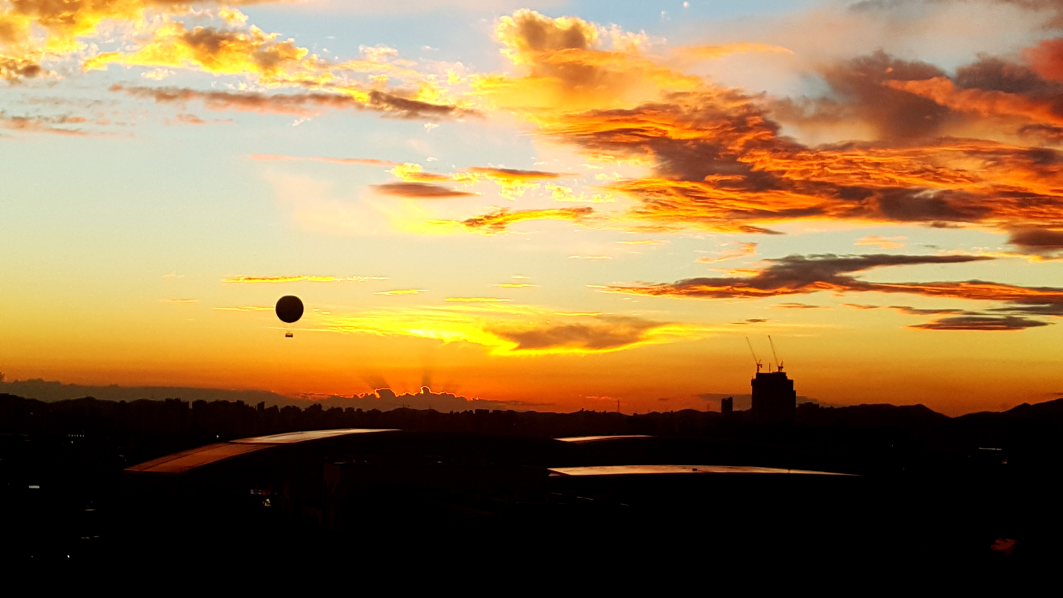
#> input picture assets/photos/20160828_190752.jpg, 5312 x 2988 px (shown at 1/5 size); its folder holds only this picture in this run
$ python fm.py ../../../assets/photos/20160828_190752.jpg
#> lines starting #> are read from the running program, lines starting #| are printed output that depends on the picture; after the words box and inside, x2 and y2 are one past the last pixel; in counts of white or black regions, pixels touching at a corner belong together
#!/usr/bin/env python3
"""
RULER-flow 측면(렌더·사진) 지표 — §130. numpy + PIL 만 씁니다(scipy 없음).

수학은 설계 때 쓴 시제품(scratch flowmetrics/fm.py)과 **같습니다**(함수 본문을 옮기기만 함) — 사진 사분위를
이 파일로 다시 재어 photo-flow-quartiles.json 에 이 파일의 sha256 과 함께 굳힙니다. 수학을 고치면 해시가 바뀌고
사분위도 다시 재야 합니다(RULER-flow.md 에 해시 기록).

입력: 하늘 자른 그림을 폭 320 으로 줄여(box) 선형 휘도 L 로. 구름 마스크는 사진 = NRBR(metrics.js 규칙),
렌더 = volsky `out:'both'` 의 <name>.alpha.png ≥ 0.15, 박명 = Otsu(어두운 쪽이 구름).

쓰는 법(폴더 README.md):
  fm.py path[:y0:y1[:x0:x1]][@nrbr|alpha|dark] ...          낱장(JSON 한 줄씩)
  fm.py --photos [--root REPO] [--out photo-flow-quartiles.json]  사진 7종 사분위 + 사진 자체 실패 수 사분위
  fm.py --renders DIR [--out renders.json] [--top 0.78] [--glob 'C*_*_*.png']
                                                             volsky 출력(<cand>_<scene>_<az>.png + .alpha.png)
  fm.py --gate photo-flow-quartiles.json cand.json [--ref c0.json] [--out gate.json]
                                                             ○/× 표 + 불만 군별 실패 수(RULER-flow.md §5.2·§5.6)
"""
import sys, os, json, math, glob, hashlib, datetime
import numpy as np
from PIL import Image
from collections import deque

W0 = 320

# ───────── 그림 읽기 ─────────
def srgb_to_lin(c):
    c = c / 255.0
    return np.where(c <= 0.04045, c / 12.92, ((c + 0.055) / 1.055) ** 2.4)

def load_crop(path, y0=0.0, y1=1.0, x0=0.0, x1=1.0, alpha_path=None):
    im = Image.open(path).convert('RGBA')
    Wi, Hi = im.size
    box = (int(Wi * x0), int(Hi * y0), int(Wi * x1), int(Hi * y1))
    im = im.crop(box)
    h = max(16, round(im.size[1] * W0 / im.size[0]))
    im = im.resize((W0, h), Image.BOX)
    a = np.asarray(im).astype(np.float64)
    rgb = a[..., :3]
    alpha = None
    if alpha_path:
        al = Image.open(alpha_path).convert('L').crop(box).resize((W0, h), Image.BOX)
        alpha = np.asarray(al).astype(np.float64) / 255.0
    return rgb, alpha

def luminance(rgb):
    lin = srgb_to_lin(rgb)
    L = 0.2126 * lin[..., 0] + 0.7152 * lin[..., 1] + 0.0722 * lin[..., 2]
    return L, lin

def cloud_mask(rgb, lin, L, alpha=None, mode='nrbr'):
    """mode: 'nrbr' (metrics.js 규칙), 'alpha' (렌더 불투명도 ≥ 0.15), 'dark' (logL Otsu, 어두운 쪽 = 구름 — 박명)."""
    if mode == 'alpha' and alpha is not None:
        return alpha >= 0.15, False
    if mode == 'dark':
        x = np.log(np.maximum(L, 1e-5)).ravel()
        hist, edges = np.histogram(x, bins=128)
        c = edges[:-1] + np.diff(edges) / 2
        w1 = np.cumsum(hist); w2 = w1[-1] - w1
        m1 = np.cumsum(hist * c) / np.maximum(w1, 1); m2 = (np.cumsum((hist * c)[::-1])[::-1]) / np.maximum(w2, 1)
        between = w1[:-1] * w2[:-1] * (m1[:-1] - m2[:-1]) ** 2
        t = c[np.argmax(between)]
        return (np.log(np.maximum(L, 1e-5)) < t), False
    r, b = lin[..., 0], lin[..., 2]
    nrbr = (b - r) / np.maximum(1e-6, b + r)
    p95 = np.quantile(nrbr, 0.95)
    all_cloud = p95 < 0.15
    if all_cloud:
        return np.ones_like(L, bool), True
    return nrbr < 0.5 * p95, False

def box_blur(a, r):
    # 가장자리 정규화 분리형 box blur (metrics.js boxBlur 와 같음)
    H, W = a.shape
    k = 2 * r + 1
    cs = np.cumsum(np.pad(a, ((0, 0), (1, 0))), axis=1)
    idx1 = np.minimum(np.arange(W) + r + 1, W); idx0 = np.maximum(np.arange(W) - r, 0)
    t = (cs[:, idx1] - cs[:, idx0]) / (idx1 - idx0)
    cs = np.cumsum(np.pad(t, ((1, 0), (0, 0))), axis=0)
    idx1 = np.minimum(np.arange(H) + r + 1, H); idx0 = np.maximum(np.arange(H) - r, 0)
    return (cs[idx1, :] - cs[idx0, :]) / (idx1 - idx0)[:, None]

# ───────── (a) 방사 스펙트럼 기울기, (b) 알갱이, (e2) 비등방 ─────────
def spectrum(logL, periodic=False):
    H, W = logL.shape
    x = logL - logL.mean()
    if not periodic:
        wy = np.hanning(H)[:, None]; wx = np.hanning(W)[None, :]
        x = x * wy * wx
    F = np.fft.fft2(x)
    P = np.abs(F) ** 2
    fy = np.fft.fftfreq(H)[:, None]; fx = np.fft.fftfreq(W)[None, :]
    k = np.sqrt(fx ** 2 + fy ** 2)
    return P, k, np.abs(fx) + 0 * fy, np.abs(fy) + 0 * fx

def radial_slope(P, k, lam_lo, lam_hi, nb=12):
    """log10 P(k) 대 log10 k 의 기울기, k = cycles/px, 파장 [lam_lo, lam_hi] px (log 등간격 bin)."""
    klo, khi = 1.0 / lam_hi, 1.0 / lam_lo
    edges = np.geomspace(klo, khi, nb + 1)
    xs, ys = [], []
    for i in range(nb):
        m = (k >= edges[i]) & (k < edges[i + 1])
        if m.sum() < 4: continue
        xs.append(math.log10(math.sqrt(edges[i] * edges[i + 1]))); ys.append(math.log10(P[m].mean() + 1e-30))
    if len(xs) < 4: return float('nan')
    xs, ys = np.array(xs), np.array(ys)
    return float(np.polyfit(xs, ys, 1)[0])

def band_power(P, k, lam_lo, lam_hi):
    m = (k >= 1.0 / lam_hi) & (k < 1.0 / lam_lo)
    return float(P[m].sum()), int(m.sum())

def granularity_spectral(P, k):
    """파장 < 4 px 의 분산 비율, 그리고 2–4 px 측정 파워 ÷ 6–40 px 멱법칙 외삽(기하 중간) = speckle excess."""
    tot = P[k > 0].sum()
    hf, _ = band_power(P, k, 2.0, 4.0)
    frac = hf / max(tot, 1e-30)
    klo, khi = 1 / 40.0, 1 / 6.0
    edges = np.geomspace(klo, khi, 10)
    xs, ys = [], []
    for i in range(9):
        m = (k >= edges[i]) & (k < edges[i + 1])
        if m.sum() < 4: continue
        xs.append(math.log10(math.sqrt(edges[i] * edges[i + 1]))); ys.append(math.log10(P[m].mean() + 1e-30))
    s, b = np.polyfit(xs, ys, 1)
    m = (k >= 1 / 4.0) & (k < 1 / 2.0)
    kmid = math.log10(math.sqrt(0.25 * 0.5))
    excess = P[m].mean() / (10 ** (s * kmid + b))
    edges = np.geomspace(1 / 40.0, 1 / 10.0, 9); xs, ys = [], []
    for i in range(8):
        mm = (k >= edges[i]) & (k < edges[i + 1])
        if mm.sum() < 4: continue
        xs.append(math.log10(math.sqrt(edges[i] * edges[i + 1]))); ys.append(math.log10(P[mm].mean() + 1e-30))
    s2, b2 = np.polyfit(xs, ys, 1)
    mm = (k >= 1 / 8.0) & (k < 1 / 4.0); kmid = math.log10(math.sqrt((1 / 8.0) * (1 / 4.0)))
    excess48 = P[mm].mean() / (10 ** (s2 * kmid + b2))
    return float(frac), float(excess), float(excess48)

def band_ratio_gran(logL, mask):
    """4–10 px 띠(DoB r2−r5) 분산(마스크 안, 잡음 바닥 뺌) ÷ 10–40 px 띠(DoB r5−r20) 분산."""
    b1 = box_blur(logL, 2) - box_blur(logL, 5)
    b2 = box_blur(logL, 5) - box_blur(logL, 20)
    if mask.sum() < 200: return float('nan'), float('nan')
    H, W = logL.shape
    bl = [b1[y:y + 8, x:x + 8].var() for y in range(0, H - 8, 8) for x in range(0, W - 8, 8)]
    floor = float(np.quantile(bl, 0.10)) if bl else 0.0
    v1 = b1[mask].var(); v2 = b2[mask].var()
    return float(max(0.0, v1 - floor) / max(v2, 1e-12)), float(v1 / max(v2, 1e-12))

def colour_density_corr(L, lin, mask):
    """구름 안 corr(log L, log(B/R)) — 두꺼운 구름은 어둡고 푸르스름, 얇은 가장자리는 밝고 따뜻(진단용)."""
    m = mask & (lin[..., 0] > 1e-4) & (lin[..., 2] > 1e-4)
    if m.sum() < 200: return float('nan')
    a = np.log(np.maximum(L[m], 1e-5)); b = np.log(lin[..., 2][m] / lin[..., 0][m])
    if a.std() < 1e-6 or b.std() < 1e-6: return float('nan')
    return float(np.corrcoef(a, b)[0, 1])

def granularity_spatial(logL, mask):
    """2 px box blur 잔차(파장 ≲ 5 px)의 분산 비율(마스크 안), 잡음 바닥 = 8×8 블록 잔차 분산의 10% 분위."""
    hf = logL - box_blur(logL, 2)
    tot = logL[mask].var() if mask.sum() > 200 else float('nan')
    H, W = logL.shape
    bl = []
    for y in range(0, H - 8, 8):
        for x in range(0, W - 8, 8):
            bl.append(hf[y:y + 8, x:x + 8].var())
    floor = float(np.quantile(bl, 0.10)) if bl else 0.0
    hfv = hf[mask].var() if mask.sum() > 200 else float('nan')
    return float(max(0.0, hfv - floor) / max(tot, 1e-12)), float(floor), float(hfv)

def anisotropy(P, kx, ky, k, lam_lo=8, lam_hi=40):
    """수평 띠 지수: |ky| > 2|kx| 파워(세로로 변함 → 가로 띠) ÷ |kx| > 2|ky| 파워, 8–40 px."""
    band = (k >= 1 / lam_hi) & (k < 1 / lam_lo)
    v = P[band & (ky > 2 * kx)].sum(); h = P[band & (kx > 2 * ky)].sum()
    return float(v / max(h, 1e-30))

# ───────── (c) 연결 성분 ─────────
# [30 lines left out: function label, not called in this run]

def component_stats(mask, min_area=4):
    H, W = mask.shape
    cf = mask.mean()
    if cf < 0.02 or cf > 0.98:
        return {'nPer1e4': float('nan'), 'areaCV': float('nan'), 'largestFrac': float('nan'), 'elongMed': float('nan'), 'elongIQR': float('nan'), 'nComp': 0, 'flatMed': float('nan'), 'perimPerArea': float('nan')}
    _, comps = label(mask)
    ok = [c for c in comps if c['area'] >= min_area]
    if not ok:
        return {'nPer1e4': 0.0, 'areaCV': float('nan'), 'largestFrac': float('nan'), 'elongMed': float('nan'), 'elongIQR': float('nan'), 'nComp': 0, 'flatMed': float('nan'), 'perimPerArea': float('nan')}
    areas = np.array([c['area'] for c in ok], float)
    el = np.array([c['elong'] for c in ok])
    big = [c for c in ok if c['area'] >= 20]
    fl = np.array([c['flat'] for c in big]) if big else np.array([float('nan')])
    tot = areas.sum()
    nb = np.zeros_like(mask)
    nb[:, 1:] |= ~mask[:, :-1]; nb[:, :-1] |= ~mask[:, 1:]; nb[1:, :] |= ~mask[:-1, :]; nb[:-1, :] |= ~mask[1:, :]
    per = float((mask & nb).sum())
    return {'nPer1e4': float(len(ok) / (H * W) * 1e4), 'areaCV': float(areas.std() / areas.mean()),
            'largestFrac': float(areas.max() / tot), 'elongMed': float(np.median(el)),
            'elongIQR': float(np.quantile(el, .75) - np.quantile(el, .25)), 'nComp': len(ok),
            'flatMed': float(np.nanmedian(fl)), 'perimPerArea': per / max(mask.sum(), 1)}

# ───────── (d) 구름 안 휘도 분포 ─────────
def shade_stats(L, rgb, mask):
    sat = (rgb[..., 0] >= 250) & (rgb[..., 1] >= 250) & (rgb[..., 2] >= 250)
    m = mask & ~sat
    if m.sum() < 200:
        return {'shadeRange': float('nan'), 'logIQR': float('nan'), 'bimod': float('nan'), 'darkFrac': float('nan')}
    v = L[m]; lv = np.log(np.maximum(v, 1e-5))
    p10, p50, p90 = np.quantile(v, [.1, .5, .9])
    q1, q3 = np.quantile(lv, [.25, .75])
    z = (lv - lv.mean()); s = z.std() + 1e-12
    g = (z ** 3).mean() / s ** 3; kurt = (z ** 4).mean() / s ** 4 - 3
    n = len(lv)
    bc = (g * g + 1) / (kurt + 3 * (n - 1) ** 2 / ((n - 2) * (n - 3)))
    return {'shadeRange': float(p10 / max(p90, 1e-9)), 'logIQR': float(q3 - q1), 'bimod': float(bc), 'darkFrac': float((v < 0.5 * p50).mean())}

# ───────── (e) 구조 텐서 결맞음 (metrics.js M5 + 넓은 창) ─────────
def coherence(logL, mask, r=6):
    s2 = box_blur(logL, 1)
    gx = np.zeros_like(s2); gy = np.zeros_like(s2)
    gx[:, 1:-1] = (s2[:, 2:] - s2[:, :-2]) / 2; gy[1:-1, :] = (s2[2:, :] - s2[:-2, :]) / 2
    Jxx = box_blur(gx * gx, r); Jyy = box_blur(gy * gy, r); Jxy = box_blur(gx * gy, r)
    tr = Jxx + Jyy; disc = np.sqrt((Jxx - Jyy) ** 2 + 4 * Jxy ** 2)
    m = mask & (tr > 1e-8)
    if m.sum() < 200: return float('nan')
    return float(disc[m].sum() / tr[m].sum())

# ───────── (f) 가장자리 부드러움 ─────────
def edge_stats(L, mask, all_cloud):
    cf = mask.mean()
    if all_cloud or cf < 0.02 or cf > 0.95:
        return {'edgeSharp': float('nan'), 'edgeP90': float('nan'), 'edgeWidthPx': float('nan')}
    contrast = abs(L[mask].mean() - L[~mask].mean())
    gx = np.zeros_like(L); gy = np.zeros_like(L)
    gx[:, 1:-1] = (L[:, 2:] - L[:, :-2]) / 2; gy[1:-1, :] = (L[2:, :] - L[:-2, :]) / 2
    gm = np.hypot(gx, gy)
    inner = mask.copy()
    nb = np.zeros_like(mask)
    nb[:, 1:] |= ~mask[:, :-1]; nb[:, :-1] |= ~mask[:, 1:]; nb[1:, :] |= ~mask[:-1, :]; nb[:-1, :] |= ~mask[1:, :]
    b = inner & nb
    b[0, :] = b[-1, :] = b[:, 0] = b[:, -1] = False
    if b.sum() < 50 or contrast < 1e-4:
        return {'edgeSharp': float('nan'), 'edgeP90': float('nan'), 'edgeWidthPx': float('nan')}
    g = gm[b] / contrast
    return {'edgeSharp': float(np.median(g)), 'edgeP90': float(np.quantile(g, .9)), 'edgeWidthPx': float(1.0 / max(np.median(g), 1e-6))}

def all_metrics(path, y0=0.0, y1=1.0, x0=0.0, x1=1.0, alpha_path=None, mask_mode='nrbr'):
    rgb, alpha = load_crop(path, y0, y1, x0, x1, alpha_path)
    L, lin = luminance(rgb)
    logL = np.log(np.maximum(L, 1e-5))
    mask, all_cloud = cloud_mask(rgb, lin, L, alpha, mask_mode)
    P, k, kx, ky = spectrum(logL)
    out = {'H': L.shape[0], 'cloudFrac': float(mask.mean()), 'allCloud': bool(all_cloud)}
    out['slope3_40'] = radial_slope(P, k, 3, 40)
    out['slope8_40'] = radial_slope(P, k, 8, 40)
    out['slope3_8'] = radial_slope(P, k, 3, 8)
    out['hfFrac'], out['speckleExcess'], out['excess4_8'] = granularity_spectral(P, k)
    out['slope4_10'] = radial_slope(P, k, 4, 10, 6)
    out['grainRatio'], out['grainRatioRaw'] = band_ratio_gran(logL, mask)
    out['colorDensCorr'] = colour_density_corr(L, lin, mask)
    out['granSpatial'], out['noiseFloor'], out['hfVar'] = granularity_spatial(logL, mask)
    out['hBand'] = anisotropy(P, kx, ky, k)
    out.update(component_stats(mask))
    # 틈(여집합) — 운량이 높으면 구름은 한 판이고 *구멍*이 모양 정보를 가짐
    gap = component_stats(~mask) if (0.6 < mask.mean() < 0.995) else {}
    for kk in ['nPer1e4', 'areaCV', 'largestFrac', 'elongIQR', 'flatMed']:
        out['gap' + kk[0].upper() + kk[1:]] = gap.get(kk, float('nan'))
    out.update(shade_stats(L, rgb, mask))
    out['coh6'] = coherence(logL, mask, 6)
    out['coh20'] = coherence(logL, mask, 20)
    out.update(edge_stats(L, mask, all_cloud))
    return out

# ═════════ 자(RULER-flow.md §5.2) — 동결 게이트 목록 ═════════
# (지표, 불만 군, 종류, 조건) — 종류: ge25 = ≥ 사진 q25, le75 = ≤ 사진 q75, iqr = 사진 [q25, q75] 안(양측).
# 조건: 'gap' = 그 그림의 cloudFrac > 0.6 일 때만(틈 통계가 있을 때), 'ac' = AcCc(ac 장면)만.
# 판별력이 있던 지표만(설계 §5.2); 측면 스펙트럼 기울기·excess·띠비·sparkle·nPer1e4·colorDensCorr 는 기록만.
GATES = [
    ('hBand', 'flow', 'ge25', None),
    ('coh20', 'flow', 'ge25', None),
    ('flatMed', 'fat', 'ge25', None),
    ('gapFlatMed', 'fat', 'ge25', 'gap'),
    ('largestFrac', 'merge', 'ge25', None),
    ('elongIQR', 'variety', 'ge25', None),
    ('areaCV', 'variety', 'ge25', None),
    ('perimPerArea', 'variety', 'iqr', None),
    ('shadeRange', 'density', 'iqr', None),
    ('logIQR', 'density', 'ge25', None),
    ('darkFrac', 'density', 'ge25', None),
    ('edgeWidthPx', 'density', 'ge25', None),
    ('bimod', 'density', 'ge25', 'ac'),
    ('granSpatial', 'grain', 'le75', None),
    ('slope3_40', 'blur', 'iqr', None),
]
GROUPS = ['grain', 'fat', 'merge', 'variety', 'flow', 'density', 'blur']
GROUP_KO = {'grain': '1 알갱이', 'fat': '2 뚱뚱', 'merge': '3 병합', 'variety': '4 다양성', 'flow': '5 흐름', 'density': '6 밀도', 'blur': '블러 방지'}
# 후보가 고친다고 주장한 불만 군(설계 §1 표의 후보 열; C2 ⊃ C1, C3 ⊃ C2).
CLAIMS = {
    'C0': [],
    'C1': ['grain', 'merge', 'variety', 'flow'],
    'C2': ['grain', 'merge', 'variety', 'flow', 'fat', 'density'],
    'C3': ['grain', 'merge', 'variety', 'flow', 'fat', 'density'],
}
# 하네스 장면 이름 → 사진 종류
SCENE_GENUS = {'cu': 'Cu', 'ac': 'AcCc', 'ci': 'Ci', 'sc': 'StSc', 'st': 'St', 'as': 'As', 'ns': 'Ns', 'cs': 'Ci', 'cg': 'Cu', 'cb': 'Cu'}
PHOTO_SETS = [('genus', 'selection.json', ['Cu', 'AcCc', 'Ci', 'StSc']), ('genus2', 'selection2.json', ['As', 'St', 'Ns'])]
METRIC_KEYS = ['cloudFrac', 'slope3_40', 'slope8_40', 'slope4_10', 'excess4_8', 'grainRatio', 'granSpatial', 'hBand', 'coh6', 'coh20',
               'nPer1e4', 'areaCV', 'largestFrac', 'elongMed', 'elongIQR', 'flatMed', 'perimPerArea',
               'gapNPer1e4', 'gapAreaCV', 'gapLargestFrac', 'gapElongIQR', 'gapFlatMed', 'shadeRange', 'logIQR', 'bimod', 'darkFrac', 'colorDensCorr',
               'edgeSharp', 'edgeP90', 'edgeWidthPx']

def fm_sha256():
    return hashlib.sha256(open(os.path.abspath(__file__), 'rb').read()).hexdigest()

def isnum(v):
    return v is not None and isinstance(v, (int, float)) and v == v

def scene_genus(scene):
    key = scene.rstrip('0123456789').lower()
    return SCENE_GENUS.get(key)

# [152 lines left out: functions gate_eval, fail_counts, qs, run_photos, run_renders, run_gate, not called in this run]

def main(argv):
    # [4 lines left out: function opt, not called in this run]
    if '--photos' in argv:
        argv.remove('--photos')
        root = opt('--root', os.path.abspath(os.path.join(os.path.dirname(os.path.abspath(__file__)), '../../..')))
        out = opt('--out', os.path.join(os.path.dirname(os.path.abspath(__file__)), 'photo-flow-quartiles.json'))
        return run_photos(root, out)
    if '--renders' in argv:
        i = argv.index('--renders'); d = argv[i + 1]; del argv[i:i + 2]
        out = opt('--out', os.path.join(d, 'renders.json')); top = float(opt('--top', '0.78')); pat = opt('--glob', '*.png')
        return run_renders(d, out, top, pat)
    if '--gate' in argv:
        i = argv.index('--gate'); qf, cf = argv[i + 1], argv[i + 2]; del argv[i:i + 3]
        return run_gate(qf, cf, opt('--ref'), opt('--out'))
    if not argv or argv[0] in ('-h', '--help'):
        print(__doc__); return
    # 낱장: path[:y0:y1[:x0:x1]][@mask_mode]
    for arg in argv:
        mm = 'nrbr'
        if '@' in arg: arg, mm = arg.split('@')
        parts = arg.split(':')
        p = parts[0]; nums = [float(v) for v in parts[1:]]
        y0, y1 = (nums[0], nums[1]) if len(nums) >= 2 else (0.0, 1.0)
        x0, x1 = (nums[2], nums[3]) if len(nums) >= 4 else (0.0, 1.0)
        ap = p[:-4] + '.alpha.png' if mm == 'alpha' else None
        m = all_metrics(p, y0, y1, x0, x1, alpha_path=ap, mask_mode=mm)
#> in cloud_mask, `nrbr = (b - r) / np.maximum(1e-6, b + r)`:
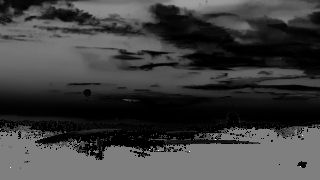
#> nrbr: shape (180, 320) float64; min -1, max 1, mean -0.499; drawn with min black and max white
#> in cloud_mask, `p95 = np.quantile(nrbr, 0.95)`: p95 = 0
#> in cloud_mask, `all_cloud = p95 < 0.15`: all_cloud = True
#> in all_metrics, `P, k, kx, ky = spectrum(logL)`:
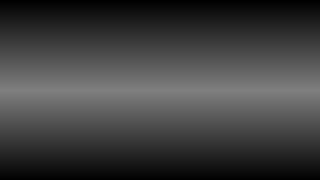
#> ky: shape (180, 320) float64; min 0, max 0.5, mean 0.25
#> in all_metrics, `out = {'H': L.shape[0], 'cloudFrac': float(mask.mean()), 'allCloud': b..`: out = {'H': 180, 'cloudFrac': 1, 'allCloud': True}
#> the loop in radial_slope, `for i in range(nb):` made 12 passes
#> pass 3, in radial_slope, `m = (k >= edges[i]) & (k < edges[i + 1])`:
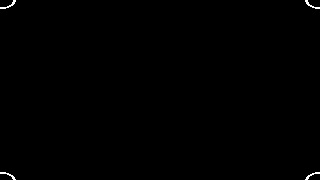
#> m: shape (180, 320) bool; 0.25% white in thin lines or dots
#> after the loop in radial_slope, `for i in range(nb):`: xs = [-1.56, -1.46, -1.37, -1.27, -1.18, -1.09, -0.993, -0.899, -0.805, -0.711, -0.618, -0.524]; ys = [5.66, 5.33, 5.41, 4.92, 4.76, 4.62, 4.54, 4.17, 3.75, 3.59, 3.35, 2.92]
#> in granularity_spectral, `tot = P[k > 0].sum()`: tot = 4.31e+09
#> in band_power, `m = (k >= 1.0 / lam_hi) & (k < 1.0 / lam_lo)`:
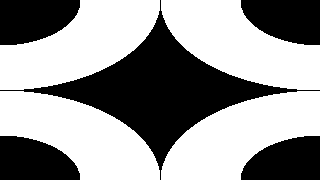
#> m: shape (180, 320) bool; 58.9% white; 5 black regions, box (x1, y1, x2, y2) and area: (0, 0, 320, 180) 12399, (0, 0, 80, 45) 2882, (241, 0, 320, 45) 2837, (0, 136, 80, 180) 2802, (241, 136, 320, 180) 2758
#> in granularity_spectral, `hf, _ = band_power(P, k, 2.0, 4.0)`: hf = 17711158
#> in granularity_spectral, `frac = hf / max(tot, 1e-30)`: frac = 0.00411
#> after the loop in granularity_spectral, `for i in range(9):`: xs = [-1.56, -1.46, -1.37, -1.28, -1.19, -1.1, -1.01, -0.915, -0.824]; ys = [5.66, 5.37, 5.4, 4.96, 4.77, 4.56, 4.59, 4.29, 3.77]
#> in granularity_spectral, `s, b = np.polyfit(xs, ys, 1)`: s = -2.33; b = 2.04
#> in granularity_spectral, `kmid = math.log10(math.sqrt(0.25 * 0.5))`: kmid = -0.452
#> in granularity_spectral, `excess = P[m].mean() / (10 ** (s * kmid + b))`: excess = 0.418
#> after the loop in granularity_spectral, `for i in range(8):`: xs = [-1.56, -1.49, -1.41, -1.34, -1.26, -1.19, -1.11, -1.04]; ys = [5.73, 5.5, 5.3, 5.22, 4.95, 4.82, 4.61, 4.52]
#> in granularity_spectral, `s2, b2 = np.polyfit(xs, ys, 1)`: s2 = -2.31; b2 = 2.08
#> in granularity_spectral, `mm = (k >= 1 / 8.0) & (k < 1 / 4.0)`:
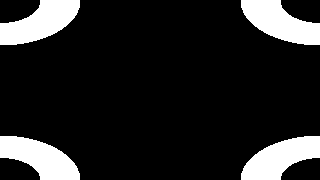
#> mm: shape (180, 320) bool; 14.7% white; 4 white regions, box (x1, y1, x2, y2) and area: (0, 0, 80, 45) 2145, (241, 0, 320, 45) 2123, (0, 136, 80, 180) 2105, (241, 136, 320, 180) 2083
#> in granularity_spectral, `kmid = math.log10(math.sqrt(1 / 8.0 * (1 / 4.0)))`: kmid = -0.753
#> in granularity_spectral, `excess48 = P[mm].mean() / (10 ** (s2 * kmid + b2))`: excess48 = 0.68
#> in band_ratio_gran, `b1 = box_blur(logL, 2) - box_blur(logL, 5)`:
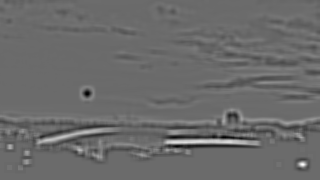
#> b1: shape (180, 320) float64; min -2.9, max 4.02, mean -0.000323; drawn with min black and max white
#> call 4 of box_blur, with r = 20
#> in box_blur (call 4), `idx1 = np.minimum(np.arange(W) + r + 1, W)`: idx1 = 320 values from 21 to 320
#> in box_blur (call 4), `t = (cs[:, idx1] - cs[:, idx0]) / (idx1 - idx0)`:
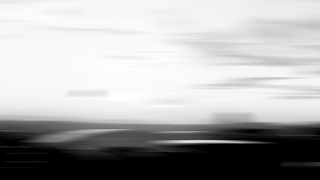
#> t: shape (180, 320) float64; min -11.51, max -0.0955, mean -3.78; drawn with min black and max white
#> in box_blur (call 4), `idx1 = np.minimum(np.arange(H) + r + 1, H)`: idx1 = 180 values from 21 to 180
#> in band_ratio_gran, `bl = [b1[y:y + 8, x:x + 8].var() for y in range(0, H - 8, 8) for x in ..`: bl = 858 values, max 4.36 at index 691, min 0 at index 813, mean 0.118
#> in band_ratio_gran, `floor = float(np.quantile(bl, 0.10)) if bl else 0.0`: floor = 1.87e-06
#> in band_ratio_gran, `v1 = b1[mask].var()`: v1 = 0.142
#> in band_ratio_gran, `v2 = b2[mask].var()`: v2 = 0.439
#> in granularity_spatial, `tot = logL[mask].var() if mask.sum() > 200 else float('nan')`: tot = 20.13
#> after the loop in granularity_spatial, `for y in range(0, H - 8, 8):`: bl = 858 values, max 6.74 at index 692, min 0 at index 742, mean 0.22
#> in granularity_spatial, `floor = float(np.quantile(bl, 0.10)) if bl else 0.0`: floor = 1.32e-05
#> in granularity_spatial, `hfv = hf[mask].var() if mask.sum() > 200 else float('nan')`: hfv = 0.218
#> in anisotropy, `v = P[band & (ky > 2 * kx)].sum()`: v = 150859324.5
#> in anisotropy, `h = P[band & (kx > 2 * ky)].sum()`: h = 13429186.9
#> in component_stats, `cf = mask.mean()`: cf = 1
#> in all_metrics, `gap = component_stats(~mask) if (0.6 < mask.mean() < 0.995) else {}`: gap = 0 items
#> after the loop in all_metrics, `for kk in ['nPer1e4', 'areaCV', 'largestFrac', 'elongIQR', 'flatMed']:`: out = 30 items
#> in shade_stats, `p10, p50, p90 = np.quantile(v, [.1, .5, .9])`: p10 = 0; p50 = 0.323; p90 = 0.742
#> in shade_stats, `q1, q3 = np.quantile(lv, [.25, .75])`: q1 = -7.97; q3 = -0.422
#> in shade_stats, `s = z.std() + 1e-12`: s = 4.49
#> in shade_stats, `g = (z ** 3).mean() / s ** 3`: g = -0.917
#> in shade_stats, `kurt = (z ** 4).mean() / s ** 4 - 3`: kurt = -0.944
#> in shade_stats, `n = len(lv)`: n = 57600
#> in shade_stats, `bc = (g * g + 1) / (kurt + 3 * (n - 1) ** 2 / ((n - 2) * (n - 3)))`: bc = 0.895
#> in edge_stats, `cf = mask.mean()`: cf = 1
#> m = 39 items
        print(p.split('/')[-1], json.dumps({k: (round(v, 3) if isinstance(v, float) else v) for k, v in m.items()}))
#> (printed output is left out)

if __name__ == '__main__':
    main(sys.argv[1:])
